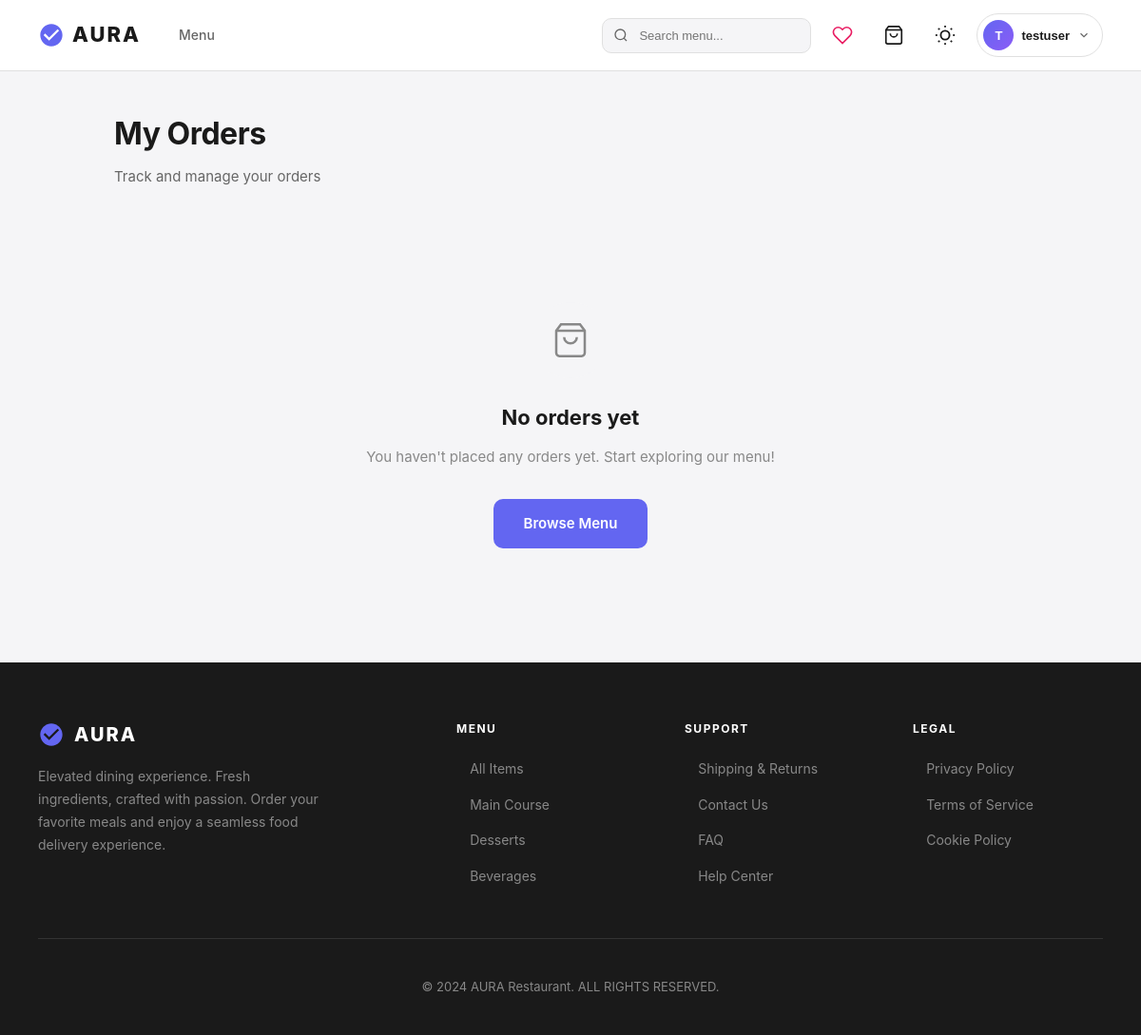
The page /customer/orders (signed in) on the database as committed earlier.
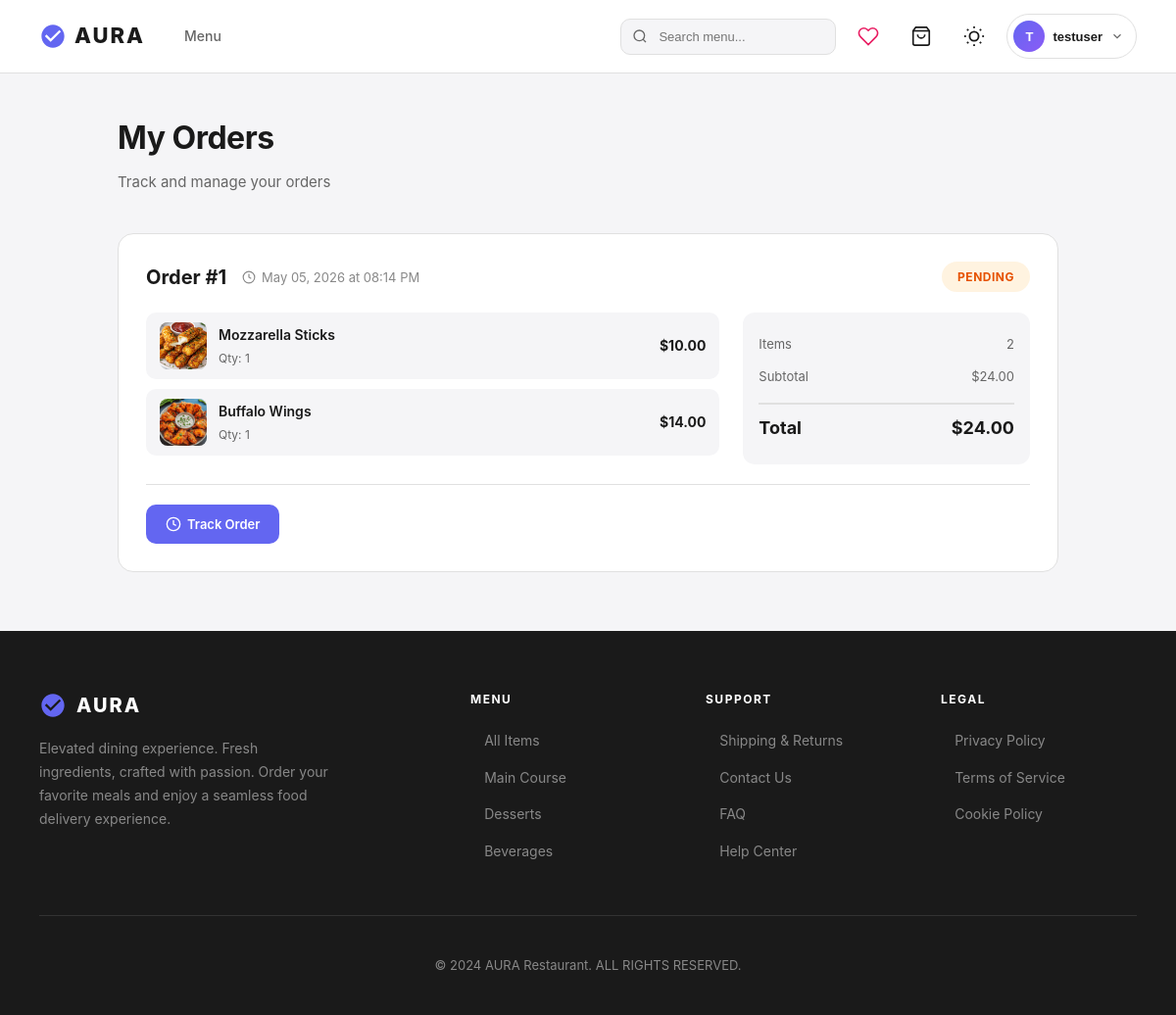
The same page on the database as committed later.
### app/models/user.py (models this page shows, shortened)
class User(db.Model):
    __tablename__ = 'users'
    id = db.Column(db.Integer, primary_key=True)
    username = db.Column(db.String(80), unique=True, nullable=False)
    email = db.Column(db.String(120), unique=True, nullable=False)
    password_hash = db.Column(db.String(256), nullable=False)
    phone = db.Column(db.String(20))
    address = db.Column(db.Text)
    created_at = db.Column(db.DateTime, default=datetime.utcnow)
    orders = db.relationship('Order', back_populates='customer', lazy=True, cascade='all, delete-orphan')
    reviews = db.relationship('Review', back_populates='customer', lazy=True, cascade='all, delete-orphan')

### app/models/orders.py (models this page shows, shortened)
class Order(db.Model):
    __tablename__ = 'orders'
    id = db.Column(db.Integer, primary_key=True)
    customer_id = db.Column(db.Integer, db.ForeignKey('users.id'), nullable=False)
    total_amount = db.Column(db.Numeric(10, 2), nullable=False)
    status = db.Column(db.Enum(OrderStatus), default=OrderStatus.PENDING)
    delivery_address = db.Column(db.Text)
    special_instructions = db.Column(db.Text)
    created_at = db.Column(db.DateTime, default=datetime.utcnow)
    updated_at = db.Column(db.DateTime, default=datetime.utcnow, onupdate=datetime.utcnow)
    customer = db.relationship('User', back_populates='orders')
    items = db.relationship('OrderItem', backref='order', lazy=True, cascade='all, delete-orphan')
    payment = db.relationship('Payment', backref='order', uselist=False)

### app/models/order_item.py (models this page shows, shortened)
class OrderItem(db.Model):
    __tablename__ = 'order_items'
    id = db.Column(db.Integer, primary_key=True)
    order_id = db.Column(db.Integer, db.ForeignKey('orders.id'), nullable=False)
    menu_item_id = db.Column(db.Integer, db.ForeignKey('menu_items.id'), nullable=False)
    quantity = db.Column(db.Integer, nullable=False, default=1)
    unit_price = db.Column(db.Numeric(10, 2), nullable=False)
    special_requests = db.Column(db.Text)

### app/models/menu_item.py (models this page shows, shortened)
class MenuItem(db.Model):
    __tablename__ = 'menu_items'
    id = db.Column(db.Integer, primary_key=True)
    name = db.Column(db.String(100), nullable=False)
    description = db.Column(db.Text)
    price = db.Column(db.Numeric(10, 2), nullable=False)
    category = db.Column(db.Enum(Category), nullable=False)
    image_url = db.Column(db.String(255))
    is_available = db.Column(db.Boolean, default=True)
    stock_quantity = db.Column(db.Integer, default=10)  # ← NEW: Available stock
    preparation_time = db.Column(db.Integer, default=15)
    calories = db.Column(db.Integer)
    ingredients = db.Column(db.Text)
    created_at = db.Column(db.DateTime, default=db.func.current_timestamp())
    order_items = db.relationship('OrderItem', backref='menu_item', lazy=True)
    reviews = db.relationship('Review', backref='menu_item', lazy=True, cascade='all, delete-orphan')

### app/routes/customer.py (the view)
@customer_bp.route('/orders')
@login_required
def orders():
    from app.models.orders import Order
    user_orders = Order.query.filter_by(customer_id=current_user.id).order_by(Order.created_at.desc()).all()
    return render_template('orders/orders_list.html', orders=user_orders)

### app/templates/orders/orders_list.html (shortened to what this page needs)
{% extends "base.html" %}
{% block content %}
<div class="orders-container">
  <h1 class="orders-title">My Orders</h1>
  <p class="orders-subtitle">Track and manage your orders</p>
  {% if orders %}
    {% set active_orders = orders | selectattr('status.value', 'ne', 'Cancelled') | list %}
    {% set cancelled_orders = orders | selectattr('status.value', 'eq', 'Cancelled') | list %}
    {% if active_orders %}
      <div class="active-orders">
        {% for order in active_orders %}
        <div class="order-card">
          <div class="order-header">
            <div class="order-id-section">
              <span class="order-id">Order #{{ order.id }}</span>
              <span class="order-date">
                <svg viewBox="0 0 24 24"><circle cx="12" cy="12" r="10"/><polyline points="12 6 12 12 16 14"/></svg>
                {{ order.created_at.strftime('%B %d, %Y at %I:%M %p') if order.created_at else 'N/A' }}
              </span>
            </div>
            <span class="order-status status-{{ order.status.value.lower() }}">{{ order.status.value }}</span>
          </div>
          <div class="order-body">
            <div class="order-items-preview">
              {% for item in order.items %}
              <div class="order-item-preview">
                <div class="order-item-img">
                  {% if item.menu_item.image_url %}
                    {% set img_path = item.menu_item.image_url %}
                    {% if img_path.startswith('static/') %}{% set img_path = img_path[7:] %}{% endif %}
                    <img src="{{ url_for('static', filename=img_path) }}" alt="{{ item.menu_item.name }}" onerror="this.parentElement.style.display='none'">
                  {% endif %}
                </div>
                <div class="order-item-info">
                  <div class="order-item-name">{{ item.menu_item.name }}</div>
                  <div class="order-item-qty">Qty: {{ item.quantity }}</div>
                </div>
                <div class="order-item-price">${{ "%.2f"|format(item.quantity * item.unit_price|float) }}</div>
              </div>
              {% endfor %}
            </div>
            <div class="order-summary-info">
              <div class="row">
                <span>Items</span>
                <span>{{ order.items|length }}</span>
              </div>
              <div class="row">
                <span>Subtotal</span>
                <span>${{ "%.2f"|format(order.total_amount|float) }}</span>
              </div>
              <div class="row total">
                <span>Total</span>
                <span>${{ "%.2f"|format(order.total_amount|float) }}</span>
              </div>
            </div>
          </div>
          <div class="order-footer">
            <div class="btn-group">
              <a href="{{ url_for('order.order_tracking', order_id=order.id) }}" class="btn btn-primary track-btn">
                <svg viewBox="0 0 24 24"><circle cx="12" cy="12" r="10"/><polyline points="12 6 12 12 16 14"/></svg>
                Track Order
              </a>
            </div>
          </div>
        </div>
        {% endfor %}
      </div>
    {% endif %}
  {% else %}
  <div class="orders-empty">
    <div class="orders-empty-icon">
      <svg viewBox="0 0 24 24"><path d="M6 2L3 6v14a2 2 0 0 0 2 2h14a2 2 0 0 0 2-2V6l-3-4z"/><line x1="3" y1="6" x2="21" y2="6"/><path d="M16 10a4 4 0 0 1-8 0"/></svg>
    </div>
    <h2>No orders yet</h2>
    <p>You haven't placed any orders yet. Start exploring our menu!</p>
    <a href="{{ url_for('customer.menu') }}" class="btn btn-primary" style="padding:14px 32px;font-size:15px">Browse Menu</a>
  </div>
  {% endif %}
</div>
{% endblock %}

### app/templates/base.html (shortened to what this page needs)
<!DOCTYPE html>
<html lang="en" data-theme="light">
<head>
<link rel="stylesheet" href="{{ url_for('static', filename='css/style.css') }}">
</head>
<body>
<nav class="nav">
  <div class="nav-left">
    <a href="{{ url_for('main.home') }}" class="logo">
      <svg viewBox="0 0 24 24"><path d="M12 2C6.48 2 2 6.48 2 12s4.48 10 10 10 10-4.48 10-10S17.52 2 12 2zm-2 15l-5-5 1.41-1.41L10 14.17l7.59-7.59L19 8l-9 9z"/></svg>
      AURA
    </a>
    <ul class="links">
      <li><a href="{{ url_for('customer.menu') }}" class="{% if request.endpoint == 'customer.menu' %}active{% endif %}">Menu</a></li>
    </ul>
  </div>
  <div class="nav-right">
    <form class="nav-search" action="{{ url_for('customer.search') }}" method="GET">
      <input type="text" name="q" placeholder="Search menu..." value="{{ search_query or '' }}">
    </form>
    <a href="{{ url_for('customer.menu') }}" class="nav-icon-btn wishlist-btn" title="Wishlist (Coming Soon)">
      <svg viewBox="0 0 24 24"><path d="M20.84 4.61a5.5 5.5 0 0 0-7.78 0L12 5.67l-1.06-1.06a5.5 5.5 0 0 0-7.78 7.78l1.06 1.06L12 21.23l7.78-7.78 1.06-1.06a5.5 5.5 0 0 0 0-7.78z"/></svg>
    </a>
    <a href="{{ url_for('customer.cart') }}" class="nav-icon-btn cart-icon-wrap" title="Cart">
      <svg viewBox="0 0 24 24"><path d="M6 2L3 6v14a2 2 0 0 0 2 2h14a2 2 0 0 0 2-2V6l-3-4z"/><line x1="3" y1="6" x2="21" y2="6"/><path d="M16 10a4 4 0 0 1-8 0"/></svg>
    </a>
    <button class="nav-icon-btn theme-toggle" onclick="toggleTheme()" title="Toggle Dark Mode">
    </button>
    {% if current_user.is_authenticated %}
    <div class="profile-dropdown" id="profileDropdown">
      <button class="profile-btn" onclick="toggleProfileDropdown()">
        <div class="profile-avatar">{{ current_user.username[0]|upper }}</div>
        <span class="profile-name">{{ current_user.username }}</span>
        <svg class="profile-arrow" viewBox="0 0 24 24"><polyline points="6 9 12 15 18 9"/></svg>
      </button>
    </div>
    {% else %}
    <a href="{{ url_for('auth.login') }}" class="btn btn-primary" style="padding:8px 20px;font-size:13px;border-radius:8px;background:var(--c2);color:#fff;font-weight:600;text-decoration:none">Login</a>
    {% endif %}
  </div>
</nav>
{% block content %}{% endblock %}
<footer class="footer">
  <div class="f-grid">
    <div>
      <div class="f-brand">
        <svg viewBox="0 0 24 24"><path d="M12 2C6.48 2 2 6.48 2 12s4.48 10 10 10 10-4.48 10-10S17.52 2 12 2zm-2 15l-5-5 1.41-1.41L10 14.17l7.59-7.59L19 8l-9 9z"/></svg>
        AURA
      </div>
      <p class="f-desc">Elevated dining experience. Fresh ingredients, crafted with passion. Order your favorite meals and enjoy a seamless food delivery experience.</p>
    </div>
    <div>
      <div class="f-title">Menu</div>
      <ul class="f-links">
        <li><a href="{{ url_for('customer.menu') }}">All Items</a></li>
        <li><a href="{{ url_for('customer.menu', category='main_course') }}">Main Course</a></li>
        <li><a href="{{ url_for('customer.menu', category='desserts') }}">Desserts</a></li>
        <li><a href="{{ url_for('customer.menu', category='beverages') }}">Beverages</a></li>
      </ul>
    </div>
    <div>
      <div class="f-title">Support</div>
      <ul class="f-links">
        <li><a href="#">Shipping & Returns</a></li>
        <li><a href="#">Contact Us</a></li>
        <li><a href="#">FAQ</a></li>
        <li><a href="#">Help Center</a></li>
      </ul>
    </div>
    <div>
      <div class="f-title">Legal</div>
      <ul class="f-links">
        <li><a href="#">Privacy Policy</a></li>
        <li><a href="#">Terms of Service</a></li>
        <li><a href="#">Cookie Policy</a></li>
      </ul>
    </div>
  </div>
  <div class="f-copy">&copy; 2024 AURA Restaurant. ALL RIGHTS RESERVED.</div>
</footer>
</body>
</html>

### app/static/css/style.css (style rules this page uses)
:root { --c1:#1a1a1a; --c2:#6366f1; --cg:#666; --cl:#888; --cb:#e0e0e0; --cw:#fff; --bg:#f5f5f7; --r:8px; --tr:all .3s; }
* { margin:0;padding:0;box-sizing:border-box }
body { font-family:-apple-system,BlinkMacSystemFont,'Segoe UI',Roboto,sans-serif;background:var(--bg);color:var(--c1);line-height:1.6 }
a { text-decoration:none;color:inherit }
img { max-width:100%;display:block }
.nav { display:flex;justify-content:space-between;align-items:center;padding:16px 40px;background:var(--cw);border-bottom:1px solid #f0f0f0;position:sticky;top:0;z-index:100 }
.logo { font-size:20px;font-weight:700;letter-spacing:3px }
.links { display:flex;gap:32px;list-style:none }
.links a { color:var(--cg);font-size:13px;font-weight:500;transition:var(--tr) }
.footer { background:var(--c1);color:var(--cw);padding:40px }
.f-grid { display:grid;grid-template-columns:2fr 1fr 1fr 1fr;gap:32px;max-width:1200px;margin:0 auto }
.f-brand { font-size:18px;font-weight:700;letter-spacing:2px;margin-bottom:12px }
.f-desc { font-size:13px;color:var(--cl);line-height:1.6 }
.f-title { font-size:12px;font-weight:600;text-transform:uppercase;letter-spacing:1px;margin-bottom:16px }
.f-links { list-style:none }
.f-links li { margin-bottom:10px }
.f-links a { color:var(--cl);font-size:13px;transition:var(--tr) }
.f-copy { text-align:center;padding-top:32px;margin-top:32px;border-top:1px solid #333;font-size:12px;color:var(--cl) }

### app/templates/orders/orders_list.html (style rules this page uses)
.orders-container { max-width:1000px;margin:0 auto;padding:40px 20px }
.orders-title { font-size:32px;font-weight:700;margin-bottom:8px;letter-spacing:-0.5px }
.orders-subtitle { color:var(--cg);margin-bottom:40px;font-size:15px }
.order-card { background:var(--card-bg);padding:28px;border-radius:16px;border:1px solid var(--cb);margin-bottom:20px;transition:all 0.3s ease;position:relative;overflow:hidden }
.order-header { display:flex;justify-content:space-between;align-items:flex-start;margin-bottom:20px;flex-wrap:wrap;gap:12px }
.order-id-section { display:flex;align-items:center;gap:16px;flex-wrap:wrap }
.order-id { font-size:20px;font-weight:700;color:var(--text-primary) }
.order-date { font-size:13px;color:var(--cl);display:flex;align-items:center;gap:6px }
.order-date svg { width:14px;height:14px;stroke:var(--cl);fill:none;stroke-width:2 }
.order-status { padding:6px 16px;border-radius:20px;font-size:12px;font-weight:700;text-transform:uppercase;letter-spacing:0.5px }
.status-pending { background:#fff3e0;color:#e65100 }
.order-body { display:grid;grid-template-columns:2fr 1fr;gap:24px;margin-bottom:20px }
.order-items-preview { display:flex;flex-direction:column;gap:10px }
.order-item-preview { display:flex;align-items:center;gap:12px;padding:10px 14px;background:var(--bg);border-radius:10px }
.order-item-img { width:48px;height:48px;border-radius:8px;overflow:hidden;background:#e8e8e8;flex-shrink:0 }
.order-item-img img { width:100%;height:100%;object-fit:cover }
.order-item-info { flex:1;min-width:0 }
.order-item-name { font-size:14px;font-weight:600;color:var(--text-primary);white-space:nowrap;overflow:hidden;text-overflow:ellipsis }
.order-item-qty { font-size:12px;color:var(--cg);margin-top:2px }
.order-item-price { font-size:14px;font-weight:700;color:var(--text-primary);white-space:nowrap }
.order-summary-info { background:var(--bg);padding:16px;border-radius:12px }
.order-summary-info .row { display:flex;justify-content:space-between;padding:6px 0;font-size:13px;color:var(--cg) }
.order-summary-info .row.total { padding-top:10px;margin-top:10px;border-top:2px solid var(--cb);font-size:18px;font-weight:700;color:var(--text-primary) }
.order-footer { display:flex;justify-content:space-between;align-items:center;padding-top:20px;border-top:1px solid var(--cb);flex-wrap:wrap;gap:12px }
.btn-group { display:flex;gap:10px;align-items:center;flex-wrap:wrap }
.btn { padding:10px 20px;border-radius:10px;font-size:13px;font-weight:600;cursor:pointer;transition:all 0.2s ease;border:none;text-decoration:none;display:inline-flex;align-items:center;gap:6px }
.btn-primary { background:var(--c2);color:#fff }
.track-btn svg,.cancel-btn svg { width:16px;height:16px;stroke:currentColor;fill:none;stroke-width:2 }

Rows that differ between the two databases and show on the page:
added Order: id "1", created_at "May 05, 2026 at 08:14 PM", status.value "PENDING", items|length "2", total_amount "24.00"
added OrderItem: menu_item.name (picture), menu_item.name "Mozzarella Sticks", quantity "1", item.quantity*item.unit_price|float "10.00"
added OrderItem: menu_item.name (picture), menu_item.name "Buffalo Wings", quantity "1", item.quantity*item.unit_price|float "14.00"
Other text that changed with them:
text no longer shown: "No orders yet You haven't placed any orders yet. Start exploring our menu! Browse Menu"
